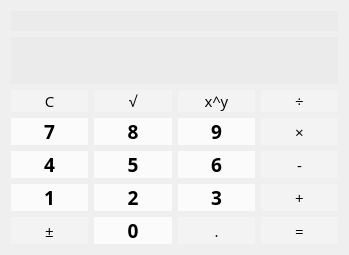
      <widget class="QWidget" name="pageFloating">
       <layout class="QGridLayout" name="gridLayout_2">
        <item row="6" column="1">
         <widget class="QPushButton" name="F_button0">
          <property name="sizePolicy">
           <sizepolicy hsizetype="Minimum" vsizetype="Minimum">
            <horstretch>0</horstretch>
            <verstretch>0</verstretch>
           </sizepolicy>
          </property>
          <property name="font">
           <font>
            <family>Open Sans</family>
            <pointsize>14</pointsize>
            <weight>75</weight>
            <bold>true</bold>
           </font>
          </property>
          <property name="focusPolicy">
           <enum>Qt::NoFocus</enum>
          </property>
          <property name="styleSheet">
           <string notr="true">QPushButton {
	color: black;
	background-color: #fbfbfb;
	border: 0;
}</string>
          </property>
          <property name="text">
           <string>0</string>
          </property>
         </widget>
        </item>
        <item row="5" column="0">
         <widget class="QPushButton" name="F_button1">
          <property name="sizePolicy">
           <sizepolicy hsizetype="Minimum" vsizetype="Minimum">
            <horstretch>0</horstretch>
            <verstretch>0</verstretch>
           </sizepolicy>
          </property>
          <property name="font">
           <font>
            <family>Open Sans</family>
            <pointsize>14</pointsize>
            <weight>75</weight>
            <bold>true</bold>
           </font>
          </property>
          <property name="focusPolicy">
           <enum>Qt::NoFocus</enum>
          </property>
          <property name="styleSheet">
           <string notr="true">QPushButton {
	color: black;
	background-color: #fbfbfb;
	border: 0;
}</string>
          </property>
          <property name="text">
           <string>1</string>
          </property>
         </widget>
        </item>
        <item row="4" column="2">
         <widget class="QPushButton" name="F_button6">
          <property name="sizePolicy">
           <sizepolicy hsizetype="Minimum" vsizetype="Minimum">
            <horstretch>0</horstretch>
            <verstretch>0</verstretch>
           </sizepolicy>
          </property>
          <property name="font">
           <font>
            <family>Open Sans</family>
            <pointsize>14</pointsize>
            <weight>75</weight>
            <bold>true</bold>
           </font>
          </property>
          <property name="focusPolicy">
           <enum>Qt::NoFocus</enum>
          </property>
          <property name="styleSheet">
           <string notr="true">QPushButton {
	color: black;
	background-color: #fbfbfb;
	border: 0;
}</string>
          </property>
          <property name="text">
           <string>6</string>
          </property>
         </widget>
        </item>
        <item row="6" column="2">
         <widget class="QPushButton" name="F_buttonPoint">
          <property name="sizePolicy">
           <sizepolicy hsizetype="Minimum" vsizetype="Minimum">
            <horstretch>0</horstretch>
            <verstretch>0</verstretch>
           </sizepolicy>
          </property>
          <property name="font">
           <font>
            <family>Open Sans</family>
            <pointsize>11</pointsize>
            <italic>false</italic>
           </font>
          </property>
          <property name="focusPolicy">
           <enum>Qt::NoFocus</enum>
          </property>
          <property name="styleSheet">
           <string notr="true">QPushButton {
	color: black;
	background-color: #f3f3f3;
	border: 0;
}</string>
          </property>
          <property name="text">
           <string>.</string>
          </property>
         </widget>
        </item>
        <item row="5" column="1">
         <widget class="QPushButton" name="F_button2">
          <property name="sizePolicy">
           <sizepolicy hsizetype="Minimum" vsizetype="Minimum">
            <horstretch>0</horstretch>
            <verstretch>0</verstretch>
           </sizepolicy>
          </property>
          <property name="font">
           <font>
            <family>Open Sans</family>
            <pointsize>14</pointsize>
            <weight>75</weight>
            <bold>true</bold>
           </font>
          </property>
          <property name="focusPolicy">
           <enum>Qt::NoFocus</enum>
          </property>
          <property name="styleSheet">
           <string notr="true">QPushButton {
	color: black;
	background-color: #fbfbfb;
	border: 0;
}</string>
          </property>
          <property name="text">
           <string>2</string>
          </property>
         </widget>
        </item>
        <item row="5" column="2">
         <widget class="QPushButton" name="F_button3">
          <property name="sizePolicy">
           <sizepolicy hsizetype="Minimum" vsizetype="Minimum">
            <horstretch>0</horstretch>
            <verstretch>0</verstretch>
           </sizepolicy>
          </property>
          <property name="font">
           <font>
            <family>Open Sans</family>
            <pointsize>14</pointsize>
            <weight>75</weight>
            <bold>true</bold>
           </font>
          </property>
          <property name="focusPolicy">
           <enum>Qt::NoFocus</enum>
          </property>
          <property name="styleSheet">
           <string notr="true">QPushButton {
	color: black;
	background-color: #fbfbfb;
	border: 0;
}</string>
          </property>
          <property name="text">
           <string>3</string>
          </property>
         </widget>
        </item>
        <item row="5" column="3">
         <widget class="QPushButton" name="F_buttonAdd">
          <property name="sizePolicy">
           <sizepolicy hsizetype="Minimum" vsizetype="Minimum">
            <horstretch>0</horstretch>
            <verstretch>0</verstretch>
           </sizepolicy>
          </property>
          <property name="font">
           <font>
            <family>Open Sans</family>
            <pointsize>11</pointsize>
            <italic>false</italic>
           </font>
          </property>
          <property name="focusPolicy">
           <enum>Qt::NoFocus</enum>
          </property>
          <property name="styleSheet">
           <string notr="true">QPushButton {
	color: black;
	background-color: #f3f3f3;
	border: 0;
}</string>
          </property>
          <property name="text">
           <string>+</string>
          </property>
         </widget>
        </item>
        <item row="3" column="1">
         <widget class="QPushButton" name="F_button8">
          <property name="sizePolicy">
           <sizepolicy hsizetype="Minimum" vsizetype="Minimum">
            <horstretch>0</horstretch>
            <verstretch>0</verstretch>
           </sizepolicy>
          </property>
          <property name="font">
           <font>
            <family>Open Sans</family>
            <pointsize>14</pointsize>
            <weight>75</weight>
            <bold>true</bold>
           </font>
          </property>
          <property name="focusPolicy">
           <enum>Qt::NoFocus</enum>
          </property>
          <property name="styleSheet">
           <string notr="true">QPushButton {
	color: black;
	background-color: #fbfbfb;
	border: 0;
}</string>
          </property>
          <property name="text">
           <string>8</string>
          </property>
         </widget>
        </item>
        <item row="1" column="0" colspan="4">
         <widget class="QLineEdit" name="F_displayMain">
          <property name="font">
           <font>
            <family>Open Sans</family>
            <pointsize>24</pointsize>
            <weight>75</weight>
            <italic>false</italic>
            <bold>true</bold>
           </font>
          </property>
          <property name="styleSheet">
           <string notr="true">QLineEdit {
	background-color: #ebebeb;
}</string>
          </property>
          <property name="text">
           <string/>
          </property>
          <property name="frame">
           <bool>false</bool>
          </property>
          <property name="alignment">
           <set>Qt::AlignRight|Qt::AlignTrailing|Qt::AlignVCenter</set>
          </property>
          <property name="readOnly">
           <bool>true</bool>
          </property>
         </widget>
        </item>
        <item row="4" column="3">
         <widget class="QPushButton" name="F_buttonSub">
          <property name="sizePolicy">
           <sizepolicy hsizetype="Minimum" vsizetype="Minimum">
            <horstretch>0</horstretch>
            <verstretch>0</verstretch>
           </sizepolicy>
          </property>
          <property name="font">
           <font>
            <family>Open Sans</family>
            <pointsize>11</pointsize>
            <italic>false</italic>
           </font>
          </property>
          <property name="focusPolicy">
           <enum>Qt::NoFocus</enum>
          </property>
          <property name="styleSheet">
           <string notr="true">QPushButton {
	color: black;
	background-color: #f3f3f3;
	border: 0;
}</string>
          </property>
          <property name="text">
           <string>-</string>
          </property>
         </widget>
        </item>
        <item row="4" column="1">
         <widget class="QPushButton" name="F_button5">
          <property name="sizePolicy">
           <sizepolicy hsizetype="Minimum" vsizetype="Minimum">
            <horstretch>0</horstretch>
            <verstretch>0</verstretch>
           </sizepolicy>
          </property>
          <property name="font">
           <font>
            <family>Open Sans</family>
            <pointsize>14</pointsize>
            <weight>75</weight>
            <bold>true</bold>
           </font>
          </property>
          <property name="focusPolicy">
           <enum>Qt::NoFocus</enum>
          </property>
          <property name="styleSheet">
           <string notr="true">QPushButton {
	color: black;
	background-color: #fbfbfb;
	border: 0;
}</string>
          </property>
          <property name="text">
           <string>5</string>
          </property>
         </widget>
        </item>
        <item row="2" column="2">
         <widget class="QPushButton" name="F_buttonExp">
          <property name="sizePolicy">
           <sizepolicy hsizetype="Minimum" vsizetype="Minimum">
            <horstretch>0</horstretch>
            <verstretch>0</verstretch>
           </sizepolicy>
          </property>
          <property name="font">
           <font>
            <family>Open Sans</family>
            <pointsize>11</pointsize>
            <italic>false</italic>
           </font>
          </property>
          <property name="focusPolicy">
           <enum>Qt::NoFocus</enum>
          </property>
          <property name="styleSheet">
           <string notr="true">QPushButton {
	color: black;
	background-color: #f3f3f3;
	border: 0;
}</string>
          </property>
          <property name="text">
           <string>x^y</string>
          </property>
         </widget>
        </item>
        <item row="6" column="3">
         <widget class="QPushButton" name="F_buttonEquals">
          <property name="sizePolicy">
           <sizepolicy hsizetype="Minimum" vsizetype="Minimum">
            <horstretch>0</horstretch>
            <verstretch>0</verstretch>
           </sizepolicy>
          </property>
          <property name="font">
           <font>
            <family>Open Sans</family>
            <pointsize>11</pointsize>
            <italic>false</italic>
           </font>
          </property>
          <property name="focusPolicy">
           <enum>Qt::NoFocus</enum>
          </property>
          <property name="styleSheet">
           <string notr="true">QPushButton {
	color: black;
	background-color: #f3f3f3;
	border: 0;
}</string>
          </property>
          <property name="text">
           <string>=</string>
          </property>
         </widget>
        </item>
        <item row="2" column="3">
         <widget class="QPushButton" name="F_buttonDiv">
          <property name="sizePolicy">
           <sizepolicy hsizetype="Minimum" vsizetype="Minimum">
            <horstretch>0</horstretch>
            <verstretch>0</verstretch>
           </sizepolicy>
          </property>
          <property name="font">
           <font>
            <family>Open Sans</family>
            <pointsize>11</pointsize>
            <italic>false</italic>
           </font>
          </property>
          <property name="focusPolicy">
           <enum>Qt::NoFocus</enum>
          </property>
          <property name="styleSheet">
           <string notr="true">QPushButton {
	color: black;
	background-color: #f3f3f3;
	border: 0;
}</string>
          </property>
          <property name="text">
           <string>÷</string>
          </property>
         </widget>
        </item>
        <item row="2" column="1">
         <widget class="QPushButton" name="F_buttonSqrt">
          <property name="sizePolicy">
           <sizepolicy hsizetype="Minimum" vsizetype="Minimum">
            <horstretch>0</horstretch>
            <verstretch>0</verstretch>
           </sizepolicy>
          </property>
          <property name="font">
           <font>
            <family>Open Sans</family>
            <pointsize>11</pointsize>
            <italic>false</italic>
           </font>
          </property>
          <property name="focusPolicy">
           <enum>Qt::NoFocus</enum>
          </property>
          <property name="styleSheet">
           <string notr="true">QPushButton {
	color: black;
	background-color: #f3f3f3;
	border: 0;
}</string>
          </property>
          <property name="text">
           <string>√</string>
          </property>
         </widget>
        </item>
        <item row="2" column="0">
         <widget class="QPushButton" name="F_buttonClear">
          <property name="sizePolicy">
           <sizepolicy hsizetype="Minimum" vsizetype="Minimum">
            <horstretch>0</horstretch>
            <verstretch>0</verstretch>
           </sizepolicy>
          </property>
          <property name="font">
           <font>
            <family>Open Sans</family>
            <pointsize>11</pointsize>
            <italic>false</italic>
           </font>
          </property>
          <property name="focusPolicy">
           <enum>Qt::NoFocus</enum>
          </property>
          <property name="styleSheet">
           <string notr="true">QPushButton {
	color: black;
	background-color: #f3f3f3;
	border: 0;
}</string>
          </property>
          <property name="text">
           <string>C</string>
          </property>
         </widget>
        </item>
        <item row="3" column="3">
         <widget class="QPushButton" name="F_buttonMul">
          <property name="sizePolicy">
           <sizepolicy hsizetype="Minimum" vsizetype="Minimum">
            <horstretch>0</horstretch>
            <verstretch>0</verstretch>
           </sizepolicy>
          </property>
          <property name="font">
           <font>
            <family>Open Sans</family>
            <pointsize>11</pointsize>
            <italic>false</italic>
           </font>
          </property>
          <property name="focusPolicy">
           <enum>Qt::NoFocus</enum>
          </property>
          <property name="styleSheet">
           <string notr="true">QPushButton {
	color: black;
	background-color: #f3f3f3;
	border: 0;
}</string>
          </property>
          <property name="text">
           <string>×</string>
          </property>
         </widget>
        </item>
        <item row="3" column="2">
         <widget class="QPushButton" name="F_button9">
          <property name="sizePolicy">
           <sizepolicy hsizetype="Minimum" vsizetype="Minimum">
            <horstretch>0</horstretch>
            <verstretch>0</verstretch>
           </sizepolicy>
          </property>
          <property name="font">
           <font>
            <family>Open Sans</family>
            <pointsize>14</pointsize>
            <weight>75</weight>
            <bold>true</bold>
           </font>
          </property>
          <property name="focusPolicy">
           <enum>Qt::NoFocus</enum>
          </property>
          <property name="styleSheet">
           <string notr="true">QPushButton {
	color: black;
	background-color: #fbfbfb;
	border: 0;
}</string>
          </property>
          <property name="text">
           <string>9</string>
          </property>
         </widget>
        </item>
        <item row="4" column="0">
         <widget class="QPushButton" name="F_button4">
          <property name="sizePolicy">
           <sizepolicy hsizetype="Minimum" vsizetype="Minimum">
            <horstretch>0</horstretch>
            <verstretch>0</verstretch>
           </sizepolicy>
          </property>
          <property name="font">
           <font>
            <family>Open Sans</family>
            <pointsize>14</pointsize>
            <weight>75</weight>
            <bold>true</bold>
           </font>
          </property>
          <property name="focusPolicy">
           <enum>Qt::NoFocus</enum>
          </property>
          <property name="styleSheet">
           <string notr="true">QPushButton {
	color: black;
	background-color: #fbfbfb;
	border: 0;
}</string>
          </property>
          <property name="text">
           <string>4</string>
          </property>
         </widget>
        </item>
        <item row="6" column="0">
         <widget class="QPushButton" name="F_buttonNeg">
          <property name="sizePolicy">
           <sizepolicy hsizetype="Minimum" vsizetype="Minimum">
            <horstretch>0</horstretch>
            <verstretch>0</verstretch>
           </sizepolicy>
          </property>
          <property name="font">
           <font>
            <family>Open Sans</family>
            <pointsize>11</pointsize>
            <italic>false</italic>
           </font>
          </property>
          <property name="focusPolicy">
           <enum>Qt::NoFocus</enum>
          </property>
          <property name="styleSheet">
           <string notr="true">QPushButton {
	color: black;
	background-color: #f3f3f3;
	border: 0;
}</string>
          </property>
          <property name="text">
           <string>±</string>
          </property>
         </widget>
        </item>
        <item row="0" column="0" colspan="4">
         <widget class="QLineEdit" name="F_displayUpper">
          <property name="font">
           <font>
            <family>Open Sans</family>
            <pointsize>10</pointsize>
            <weight>75</weight>
            <bold>true</bold>
           </font>
          </property>
          <property name="styleSheet">
           <string notr="true">QLineEdit {
	background-color: #ebebeb;
}</string>
          </property>
          <property name="text">
           <string/>
          </property>
          <property name="frame">
           <bool>false</bool>
          </property>
          <property name="alignment">
           <set>Qt::AlignRight|Qt::AlignTrailing|Qt::AlignVCenter</set>
          </property>
          <property name="readOnly">
           <bool>true</bool>
          </property>
         </widget>
        </item>
        <item row="3" column="0">
         <widget class="QPushButton" name="F_button7">
          <property name="sizePolicy">
           <sizepolicy hsizetype="Minimum" vsizetype="Minimum">
            <horstretch>0</horstretch>
            <verstretch>0</verstretch>
           </sizepolicy>
          </property>
          <property name="font">
           <font>
            <family>Open Sans</family>
            <pointsize>14</pointsize>
            <weight>75</weight>
            <bold>true</bold>
           </font>
          </property>
          <property name="focusPolicy">
           <enum>Qt::NoFocus</enum>
          </property>
          <property name="styleSheet">
           <string notr="true">QPushButton {
	color: black;
	background-color: #fbfbfb;
	border: 0;
}</string>
          </property>
          <property name="text">
           <string>7</string>
          </property>
         </widget>
        </item>
       </layout>
      </widget>
